Frame 1 (no input): blank canvas, image omitted
Frame 60 (the mouse pressed at the canvas centre just before this capture): blank canvas, image omitted
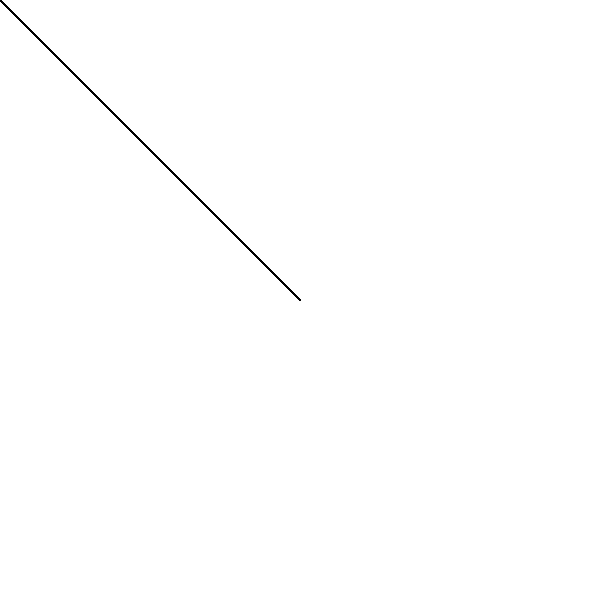
Frame 120 (the mouse held since frame 60 and released just before this capture)

The Processing sketch whose frames 1 and 60 were blank and that drew this single picture after the mouse press (run headless with seeded random() and noise(); from frame 60 on, the mouse is pressed at the canvas centre):

// Processing sketch: processing_115379
// ── processing_115379.pde

int mouseX = abs(5);
int mouseY=abs(5);
void setup(){
  size(600,600);
  background(255);
  smooth(0);
}

void draw(){
  stroke(0);
    abs(-5);
  strokeWeight(2);
  line(pmouseX,pmouseY,mouseX,mouseY);
}
